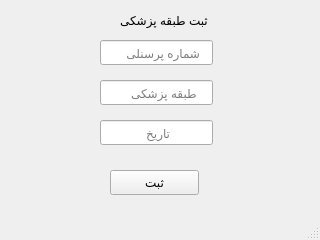
<?xml version="1.0" encoding="UTF-8"?>
<ui version="4.0">
 <class>MainWindow</class>
 <widget class="QMainWindow" name="MainWindow">
  <property name="geometry">
   <rect>
    <x>0</x>
    <y>0</y>
    <width>320</width>
    <height>240</height>
   </rect>
  </property>
  <property name="windowTitle">
   <string>MainWindow</string>
  </property>
  <widget class="QWidget" name="centralwidget">
   <widget class="QLabel" name="label">
    <property name="geometry">
     <rect>
      <x>60</x>
      <y>10</y>
      <width>191</width>
      <height>20</height>
     </rect>
    </property>
    <property name="text">
     <string>             ثبت طبقه پزشکی</string>
    </property>
   </widget>
   <widget class="QLineEdit" name="lineEdit">
    <property name="geometry">
     <rect>
      <x>100</x>
      <y>40</y>
      <width>113</width>
      <height>25</height>
     </rect>
    </property>
    <property name="placeholderText">
     <string>   شماره پرسنلی</string>
    </property>
   </widget>
   <widget class="QLineEdit" name="lineEdit_2">
    <property name="geometry">
     <rect>
      <x>100</x>
      <y>80</y>
      <width>113</width>
      <height>25</height>
     </rect>
    </property>
    <property name="placeholderText">
     <string>    طبقه پزشکی</string>
    </property>
   </widget>
   <widget class="QLineEdit" name="lineEdit_3">
    <property name="geometry">
     <rect>
      <x>100</x>
      <y>120</y>
      <width>113</width>
      <height>25</height>
     </rect>
    </property>
    <property name="placeholderText">
     <string>            تاریخ</string>
    </property>
   </widget>
   <widget class="QPushButton" name="pushButton">
    <property name="geometry">
     <rect>
      <x>110</x>
      <y>170</y>
      <width>89</width>
      <height>25</height>
     </rect>
    </property>
    <property name="text">
     <string>ثبت</string>
    </property>
   </widget>
  </widget>
  <widget class="QStatusBar" name="statusbar"/>
 </widget>
 <resources/>
 <connections/>
</ui>
